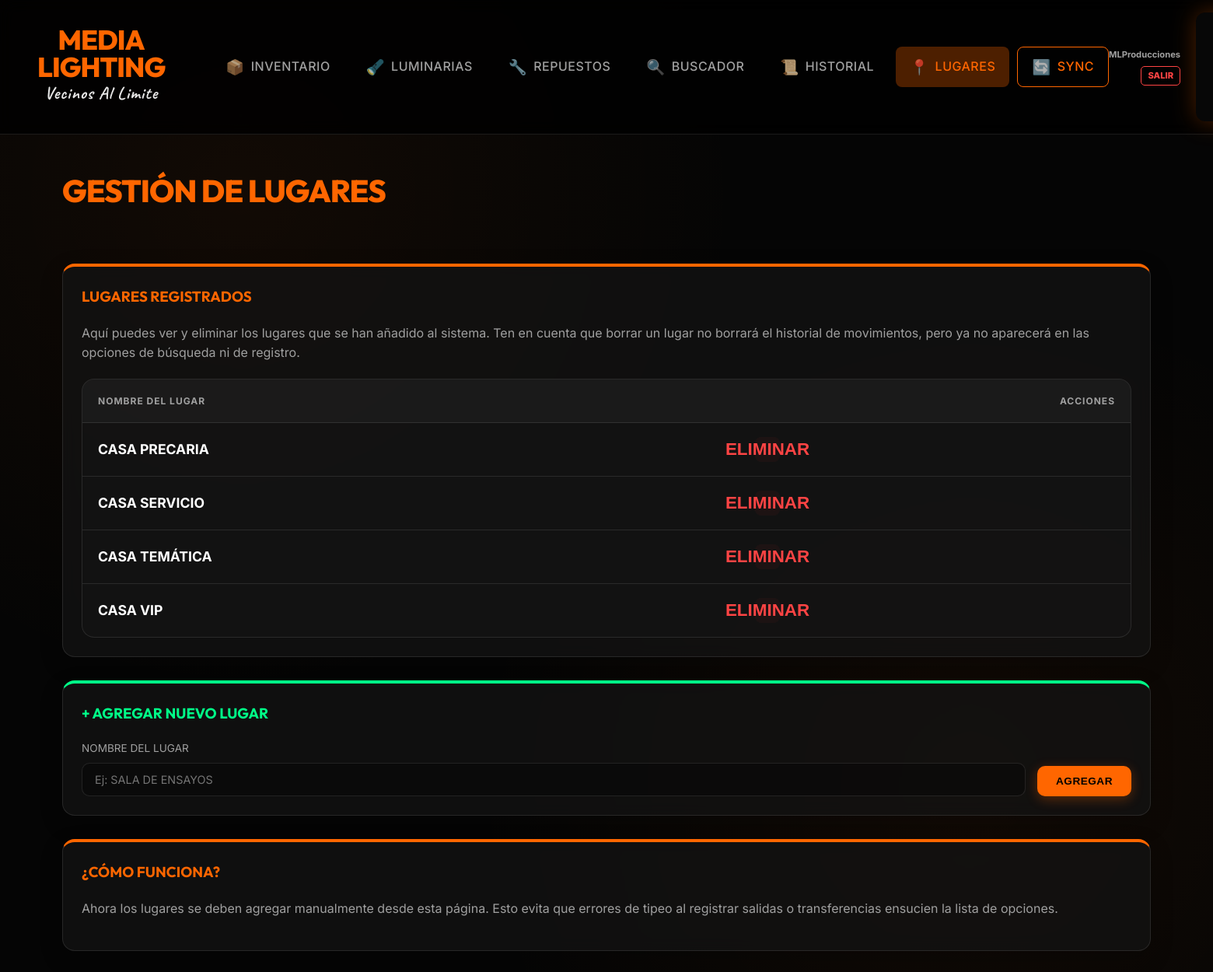
Page /lugares (signed in) on the committed database.
### app.py (models this page shows, shortened)
class Lugar(db.Model):
    id = db.Column(db.Integer, primary_key=True)
    nombre = db.Column(db.String(100), unique=True, nullable=False)
    stocks = db.relationship('StockLugar', backref='lugar', cascade="all, delete-orphan")

### app.py (the view, shortened to what this page needs)
@app.route('/lugares', methods=['GET', 'POST'])
@login_required
def gestionar_lugares():
    lugares = Lugar.query.order_by(Lugar.nombre).all()
    return render_template('lugares.html', lugares=lugares)

### app.py (called while the page is built)
def login_required(f):
    @wraps(f)
    def decorated_function(*args, **kwargs):
        if 'user_id' not in session:
            flash("Por favor, inicia sesión para acceder.", "warning")
            return redirect(url_for('login'))
        return f(*args, **kwargs)
    return decorated_function

### templates/lugares.html (shortened to what this page needs)
{% extends "base.html" %}
{% block content %}
<div style="display: flex; justify-content: space-between; align-items: center; margin-bottom: 30px;">
    <h1>GESTIÓN DE LUGARES</h1>
</div>
<div class="card" style="margin-bottom: 30px; border-top: 4px solid var(--orange);">
    <h3 style="margin-top: 0; color: var(--orange);">LUGARES REGISTRADOS</h3>
    <p style="color: var(--text-dim); margin-bottom: 20px;">
        Aquí puedes ver y eliminar los lugares que se han añadido al sistema.
        Ten en cuenta que borrar un lugar no borrará el historial de movimientos, pero ya no aparecerá en las opciones
        de búsqueda ni de registro.
    </p>
    <div class="table-container">
        <table>
            <thead>
                <tr>
                    <th>NOMBRE DEL LUGAR</th>
                    <th style="text-align: right;">ACCIONES</th>
                </tr>
            </thead>
            <tbody>
                {% for lugar in lugares %}
                <tr>
                    <td data-label="Nombre">
                        <span style="font-weight: 700; font-size: 1.1rem;">{{ lugar.nombre }}</span>
                    </td>
                    <td style="text-align: right;">
                        <form action="/lugar/delete/{{ lugar.id }}" method="POST" style="display: inline;"
                            onsubmit="return confirm('¿Estás seguro de que quieres eliminar este lugar?');">
                            <button type="submit" class="btn-delete" style="padding: 10px 15px;">ELIMINAR</button>
                        </form>
                    </td>
                </tr>
                {% endfor %}
            </tbody>
        </table>
    </div>
</div>
<div class="card" style="margin-bottom: 30px; border-top: 4px solid var(--green);">
    <h3 style="margin-top: 0; color: var(--green);">+ AGREGAR NUEVO LUGAR</h3>
    <form method="POST" action="/lugares" style="display: flex; gap: 15px; align-items: end;">
        <div style="flex: 1;">
            <label style="display: block; margin-bottom: 8px; color: var(--text-dim); font-size: 0.85rem;">
                NOMBRE DEL LUGAR
            </label>
            <input type="text" name="nombre" required style="width: 100%;" placeholder="Ej: SALA DE ENSAYOS">
        </div>
        <button type="submit" class="btn-main" style="padding: 12px 24px;">AGREGAR</button>
    </form>
</div>
<div class="card" style="border-top: 4px solid var(--orange);">
    <h3 style="margin-top: 0; color: var(--orange);">¿CÓMO FUNCIONA?</h3>
    <p style="color: var(--text-dim);">
        Ahora los lugares se deben agregar manualmente desde esta página. Esto evita que errores de tipeo al registrar
        salidas o transferencias ensucien la lista de opciones.
    </p>
</div>
{% endblock %}

### static/style.css (style rules this page uses)
:root { --orange: #ff6600; --orange-glow: rgba(255, 102, 0, 0.3); --dark-bg: #050505; --card-bg: rgba(20, 20, 20, 0.7); --nav-bg: rgba(0, 0, 0, 0.8); --border: rgba(255, 255, 255, 0.1); --border-hover: rgba(255, 255, 255, 0.2); --text-main: #ffffff; --text-dim: #a0a0a0; --green: #00ff88; --red: #ff4444; --glass: blur(10px); }
.btn-delete { color: var(--red); text-decoration: none; font-size: 1.4rem; font-weight: 800; line-height: 1; width: 32px; height: 32px; display: flex; align-items: center; justify-content: center; border-radius: 8px; transition: all 0.2s ease; background: rgba(255, 68, 68, 0.05); border: 1px solid transparent; }
body { font-family: 'Inter', sans-serif; background-color: var(--dark-bg); background-image: radial-gradient(circle at 20% 20%, rgba(255, 102, 0, 0.05) 0%, transparent 40%), radial-gradient(circle at 80% 80%, rgba(255, 102, 0, 0.05) 0%, transparent 40%); color: var(--text-main); margin: 0; line-height: 1.6; overflow-x: hidden; animation: fadeInPage 0.5s ease-out; }
.card, .form-box { background: var(--card-bg); backdrop-filter: var(--glass); -webkit-backdrop-filter: var(--glass); border: 1px solid var(--border); border-radius: 16px; padding: 24px; box-shadow: 0 10px 30px rgba(0, 0, 0, 0.2); transition: border-color 0.3s ease; }
.table-container, .form-box, .card { backface-visibility: hidden; -webkit-backface-visibility: hidden; transform: translateZ(0); }
h1, h2, h3 { font-family: 'Outfit', sans-serif; margin-top: 0; }
h1 { color: var(--orange); font-size: 2.5rem; font-weight: 800; margin-bottom: 2rem; letter-spacing: -1px; }
.table-container { border-radius: 16px; overflow: hidden; border: 1px solid var(--border); background: var(--card-bg); margin-top: 20px; }
table { width: 100%; border-collapse: collapse; }
th { background: rgba(255, 255, 255, 0.03); color: var(--text-dim); padding: 18px 20px; text-align: left; font-size: 0.75rem; font-weight: 700; text-transform: uppercase; letter-spacing: 1px; border-bottom: 1px solid var(--border); }
td { padding: 18px 20px; border-bottom: 1px solid var(--border); font-size: 0.9rem; color: var(--text-main); }
tr:last-child td { border-bottom: none; }
.btn-main, .btn-outline { display: inline-flex; align-items: center; justify-content: center; padding: 12px 24px; border-radius: 10px; font-weight: 700; font-size: 0.85rem; text-transform: uppercase; letter-spacing: 0.5px; cursor: pointer; transition: all 0.3s cubic-bezier(0.4, 0, 0.2, 1); text-decoration: none; border: none; }
.btn-main { background: var(--orange); color: #000; box-shadow: 0 4px 15px var(--orange-glow); }
input, textarea, select { background: rgba(0, 0, 0, 0.3); border: 1px solid var(--border); color: white; padding: 12px 16px; border-radius: 10px; font-family: inherit; font-size: 0.9rem; transition: all 0.3s ease; width: 100%; box-sizing: border-box; }

### rows in the picture
Lugar: nombre "CASA PRECARIA"
Lugar: nombre "CASA SERVICIO"
Lugar: nombre "CASA TEMÁTICA"
Lugar: nombre "CASA VIP"

### other values in the picture
{{ session['username'] }} "MLProducciones"
